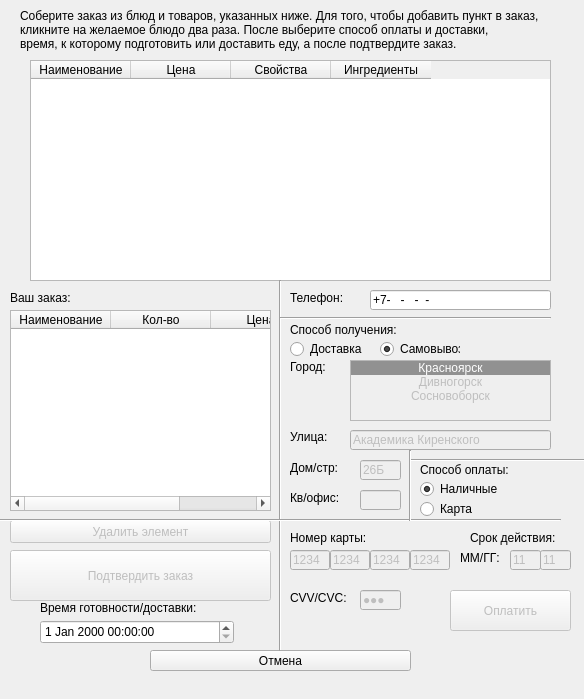
<?xml version="1.0" encoding="UTF-8"?>
<ui version="4.0">
 <class>productAdder</class>
 <widget class="QWidget" name="productAdder">
  <property name="geometry">
   <rect>
    <x>0</x>
    <y>0</y>
    <width>584</width>
    <height>699</height>
   </rect>
  </property>
  <property name="windowTitle">
   <string>Создать заказ</string>
  </property>
  <widget class="QLabel" name="infoLabel">
   <property name="geometry">
    <rect>
     <x>20</x>
     <y>-20</y>
     <width>541</width>
     <height>101</height>
    </rect>
   </property>
   <property name="text">
    <string>&lt;html&gt;&lt;head/&gt;&lt;body&gt;&lt;p&gt;Соберите заказ из блюд и товаров, указанных ниже. Для того, чтобы добавить пункт в заказ,&lt;br/&gt;кликните на желаемое блюдо два раза. После выберите способ оплаты и доставки, &lt;br/&gt;время, к которому подготовить или доставить еду, а после подтвердите заказ.&lt;/p&gt;&lt;/body&gt;&lt;/html&gt;</string>
   </property>
  </widget>
  <widget class="QPushButton" name="creditCardPayButton">
   <property name="enabled">
    <bool>false</bool>
   </property>
   <property name="geometry">
    <rect>
     <x>450</x>
     <y>590</y>
     <width>121</width>
     <height>41</height>
    </rect>
   </property>
   <property name="text">
    <string>Оплатить</string>
   </property>
  </widget>
  <widget class="QPushButton" name="cancelPlacerButton">
   <property name="geometry">
    <rect>
     <x>150</x>
     <y>650</y>
     <width>261</width>
     <height>21</height>
    </rect>
   </property>
   <property name="text">
    <string>Отмена</string>
   </property>
  </widget>
  <widget class="QLabel" name="placerStatusLabel">
   <property name="geometry">
    <rect>
     <x>90</x>
     <y>670</y>
     <width>391</width>
     <height>20</height>
    </rect>
   </property>
   <property name="text">
    <string/>
   </property>
   <property name="alignment">
    <set>Qt::AlignCenter</set>
   </property>
  </widget>
  <widget class="QTableWidget" name="foodsToAdd">
   <property name="geometry">
    <rect>
     <x>30</x>
     <y>60</y>
     <width>521</width>
     <height>221</height>
    </rect>
   </property>
   <property name="editTriggers">
    <set>QAbstractItemView::NoEditTriggers</set>
   </property>
   <column>
    <property name="text">
     <string>Наименование</string>
    </property>
   </column>
   <column>
    <property name="text">
     <string>Цена</string>
    </property>
   </column>
   <column>
    <property name="text">
     <string>Свойства</string>
    </property>
   </column>
   <column>
    <property name="text">
     <string>Ингредиенты</string>
    </property>
   </column>
  </widget>
  <widget class="QPushButton" name="deleteElement">
   <property name="enabled">
    <bool>false</bool>
   </property>
   <property name="geometry">
    <rect>
     <x>10</x>
     <y>520</y>
     <width>261</width>
     <height>23</height>
    </rect>
   </property>
   <property name="text">
    <string>Удалить элемент</string>
   </property>
  </widget>
  <widget class="QLabel" name="currentOrderLabel">
   <property name="geometry">
    <rect>
     <x>10</x>
     <y>290</y>
     <width>101</width>
     <height>16</height>
    </rect>
   </property>
   <property name="text">
    <string>Ваш заказ:</string>
   </property>
  </widget>
  <widget class="QTableWidget" name="orderBuilder">
   <property name="geometry">
    <rect>
     <x>10</x>
     <y>310</y>
     <width>261</width>
     <height>201</height>
    </rect>
   </property>
   <property name="editTriggers">
    <set>QAbstractItemView::NoEditTriggers</set>
   </property>
   <attribute name="horizontalHeaderCascadingSectionResizes">
    <bool>false</bool>
   </attribute>
   <attribute name="verticalHeaderCascadingSectionResizes">
    <bool>false</bool>
   </attribute>
   <column>
    <property name="text">
     <string>Наименование</string>
    </property>
   </column>
   <column>
    <property name="text">
     <string>Кол-во</string>
    </property>
   </column>
   <column>
    <property name="text">
     <string>Цена</string>
    </property>
   </column>
  </widget>
  <widget class="QLabel" name="phoneLabel">
   <property name="geometry">
    <rect>
     <x>290</x>
     <y>290</y>
     <width>61</width>
     <height>16</height>
    </rect>
   </property>
   <property name="text">
    <string>Телефон:</string>
   </property>
  </widget>
  <widget class="Line" name="line_2">
   <property name="geometry">
    <rect>
     <x>270</x>
     <y>280</y>
     <width>20</width>
     <height>371</height>
    </rect>
   </property>
   <property name="orientation">
    <enum>Qt::Vertical</enum>
   </property>
  </widget>
  <widget class="QLineEdit" name="phoneInput">
   <property name="geometry">
    <rect>
     <x>370</x>
     <y>290</y>
     <width>181</width>
     <height>20</height>
    </rect>
   </property>
   <property name="inputMask">
    <string notr="true">+7-000-000-00-00</string>
   </property>
   <property name="text">
    <string>+7----</string>
   </property>
   <property name="cursorPosition">
    <number>0</number>
   </property>
   <property name="clearButtonEnabled">
    <bool>false</bool>
   </property>
  </widget>
  <widget class="QLabel" name="takeLabel">
   <property name="geometry">
    <rect>
     <x>290</x>
     <y>320</y>
     <width>161</width>
     <height>20</height>
    </rect>
   </property>
   <property name="text">
    <string>Способ получения:</string>
   </property>
   <property name="alignment">
    <set>Qt::AlignLeading|Qt::AlignLeft|Qt::AlignVCenter</set>
   </property>
  </widget>
  <widget class="QRadioButton" name="deliveryTake">
   <property name="geometry">
    <rect>
     <x>290</x>
     <y>340</y>
     <width>80</width>
     <height>18</height>
    </rect>
   </property>
   <property name="text">
    <string>Доставка</string>
   </property>
   <attribute name="buttonGroup">
    <string notr="true">buttonGroup</string>
   </attribute>
  </widget>
  <widget class="QRadioButton" name="attendanceTake">
   <property name="geometry">
    <rect>
     <x>380</x>
     <y>340</y>
     <width>80</width>
     <height>18</height>
    </rect>
   </property>
   <property name="text">
    <string>Самовывоз</string>
   </property>
   <property name="checked">
    <bool>true</bool>
   </property>
   <attribute name="buttonGroup">
    <string notr="true">buttonGroup</string>
   </attribute>
  </widget>
  <widget class="QLabel" name="cityLabel">
   <property name="geometry">
    <rect>
     <x>290</x>
     <y>360</y>
     <width>47</width>
     <height>14</height>
    </rect>
   </property>
   <property name="text">
    <string>Город:</string>
   </property>
  </widget>
  <widget class="QListWidget" name="citySelector">
   <property name="enabled">
    <bool>false</bool>
   </property>
   <property name="geometry">
    <rect>
     <x>350</x>
     <y>360</y>
     <width>201</width>
     <height>61</height>
    </rect>
   </property>
   <property name="currentRow">
    <number>0</number>
   </property>
   <item>
    <property name="text">
     <string>Красноярск</string>
    </property>
    <property name="textAlignment">
     <set>AlignCenter</set>
    </property>
   </item>
   <item>
    <property name="text">
     <string>Дивногорск</string>
    </property>
    <property name="textAlignment">
     <set>AlignCenter</set>
    </property>
   </item>
   <item>
    <property name="text">
     <string>Сосновоборск</string>
    </property>
    <property name="textAlignment">
     <set>AlignCenter</set>
    </property>
   </item>
  </widget>
  <widget class="QLabel" name="streetLabel">
   <property name="geometry">
    <rect>
     <x>290</x>
     <y>430</y>
     <width>47</width>
     <height>14</height>
    </rect>
   </property>
   <property name="text">
    <string>Улица:</string>
   </property>
  </widget>
  <widget class="QLineEdit" name="streetInput">
   <property name="enabled">
    <bool>false</bool>
   </property>
   <property name="geometry">
    <rect>
     <x>350</x>
     <y>430</y>
     <width>201</width>
     <height>20</height>
    </rect>
   </property>
   <property name="text">
    <string>Академика Киренского</string>
   </property>
  </widget>
  <widget class="QLabel" name="houseLabel">
   <property name="geometry">
    <rect>
     <x>290</x>
     <y>460</y>
     <width>61</width>
     <height>16</height>
    </rect>
   </property>
   <property name="text">
    <string>Дом/стр:</string>
   </property>
  </widget>
  <widget class="QLineEdit" name="houseInput">
   <property name="enabled">
    <bool>false</bool>
   </property>
   <property name="geometry">
    <rect>
     <x>360</x>
     <y>460</y>
     <width>41</width>
     <height>20</height>
    </rect>
   </property>
   <property name="text">
    <string>26Б</string>
   </property>
  </widget>
  <widget class="QLabel" name="aptLabel">
   <property name="geometry">
    <rect>
     <x>290</x>
     <y>490</y>
     <width>61</width>
     <height>16</height>
    </rect>
   </property>
   <property name="text">
    <string>Кв/офис:</string>
   </property>
  </widget>
  <widget class="QLineEdit" name="aptInput">
   <property name="enabled">
    <bool>false</bool>
   </property>
   <property name="geometry">
    <rect>
     <x>360</x>
     <y>490</y>
     <width>41</width>
     <height>20</height>
    </rect>
   </property>
   <property name="text">
    <string/>
   </property>
  </widget>
  <widget class="QLabel" name="paymentMethodLabel">
   <property name="geometry">
    <rect>
     <x>420</x>
     <y>460</y>
     <width>161</width>
     <height>20</height>
    </rect>
   </property>
   <property name="text">
    <string>Способ оплаты:</string>
   </property>
   <property name="alignment">
    <set>Qt::AlignLeading|Qt::AlignLeft|Qt::AlignVCenter</set>
   </property>
  </widget>
  <widget class="Line" name="line_3">
   <property name="geometry">
    <rect>
     <x>280</x>
     <y>310</y>
     <width>271</width>
     <height>16</height>
    </rect>
   </property>
   <property name="orientation">
    <enum>Qt::Horizontal</enum>
   </property>
  </widget>
  <widget class="Line" name="line_4">
   <property name="geometry">
    <rect>
     <x>0</x>
     <y>510</y>
     <width>561</width>
     <height>20</height>
    </rect>
   </property>
   <property name="orientation">
    <enum>Qt::Horizontal</enum>
   </property>
  </widget>
  <widget class="Line" name="line_5">
   <property name="geometry">
    <rect>
     <x>410</x>
     <y>450</y>
     <width>181</width>
     <height>20</height>
    </rect>
   </property>
   <property name="orientation">
    <enum>Qt::Horizontal</enum>
   </property>
  </widget>
  <widget class="Line" name="line_6">
   <property name="geometry">
    <rect>
     <x>400</x>
     <y>450</y>
     <width>20</width>
     <height>71</height>
    </rect>
   </property>
   <property name="orientation">
    <enum>Qt::Vertical</enum>
   </property>
  </widget>
  <widget class="QRadioButton" name="cashPayment">
   <property name="geometry">
    <rect>
     <x>420</x>
     <y>480</y>
     <width>101</width>
     <height>18</height>
    </rect>
   </property>
   <property name="text">
    <string>Наличные</string>
   </property>
   <property name="checked">
    <bool>true</bool>
   </property>
   <attribute name="buttonGroup">
    <string notr="true">buttonGroup_2</string>
   </attribute>
  </widget>
  <widget class="QRadioButton" name="cardPayment">
   <property name="geometry">
    <rect>
     <x>420</x>
     <y>500</y>
     <width>101</width>
     <height>18</height>
    </rect>
   </property>
   <property name="text">
    <string>Карта</string>
   </property>
   <property name="checked">
    <bool>false</bool>
   </property>
   <property name="autoExclusive">
    <bool>true</bool>
   </property>
   <attribute name="buttonGroup">
    <string notr="true">buttonGroup_2</string>
   </attribute>
  </widget>
  <widget class="QLabel" name="cardnumberLabel">
   <property name="geometry">
    <rect>
     <x>290</x>
     <y>530</y>
     <width>101</width>
     <height>16</height>
    </rect>
   </property>
   <property name="text">
    <string>Номер карты:</string>
   </property>
  </widget>
  <widget class="QLineEdit" name="cardInputFirst">
   <property name="enabled">
    <bool>false</bool>
   </property>
   <property name="geometry">
    <rect>
     <x>290</x>
     <y>550</y>
     <width>40</width>
     <height>20</height>
    </rect>
   </property>
   <property name="text">
    <string>1234</string>
   </property>
   <property name="maxLength">
    <number>4</number>
   </property>
  </widget>
  <widget class="QLineEdit" name="cardInputSecond">
   <property name="enabled">
    <bool>false</bool>
   </property>
   <property name="geometry">
    <rect>
     <x>330</x>
     <y>550</y>
     <width>40</width>
     <height>20</height>
    </rect>
   </property>
   <property name="text">
    <string>1234</string>
   </property>
   <property name="maxLength">
    <number>4</number>
   </property>
  </widget>
  <widget class="QLineEdit" name="cardInputThird">
   <property name="enabled">
    <bool>false</bool>
   </property>
   <property name="geometry">
    <rect>
     <x>370</x>
     <y>550</y>
     <width>40</width>
     <height>20</height>
    </rect>
   </property>
   <property name="text">
    <string>1234</string>
   </property>
   <property name="maxLength">
    <number>4</number>
   </property>
  </widget>
  <widget class="QLineEdit" name="cardInputFourth">
   <property name="enabled">
    <bool>false</bool>
   </property>
   <property name="geometry">
    <rect>
     <x>410</x>
     <y>550</y>
     <width>40</width>
     <height>20</height>
    </rect>
   </property>
   <property name="text">
    <string>1234</string>
   </property>
   <property name="maxLength">
    <number>4</number>
   </property>
  </widget>
  <widget class="QLineEdit" name="cardMonth">
   <property name="enabled">
    <bool>false</bool>
   </property>
   <property name="geometry">
    <rect>
     <x>510</x>
     <y>550</y>
     <width>31</width>
     <height>20</height>
    </rect>
   </property>
   <property name="text">
    <string>11</string>
   </property>
   <property name="maxLength">
    <number>2</number>
   </property>
  </widget>
  <widget class="QLabel" name="monthYearCardLabel">
   <property name="geometry">
    <rect>
     <x>470</x>
     <y>530</y>
     <width>111</width>
     <height>16</height>
    </rect>
   </property>
   <property name="text">
    <string>Срок действия:</string>
   </property>
  </widget>
  <widget class="QLabel" name="CVVLabel">
   <property name="geometry">
    <rect>
     <x>290</x>
     <y>590</y>
     <width>81</width>
     <height>16</height>
    </rect>
   </property>
   <property name="text">
    <string>CVV/CVC:</string>
   </property>
  </widget>
  <widget class="QLineEdit" name="CVCInput">
   <property name="enabled">
    <bool>false</bool>
   </property>
   <property name="geometry">
    <rect>
     <x>360</x>
     <y>590</y>
     <width>41</width>
     <height>20</height>
    </rect>
   </property>
   <property name="inputMethodHints">
    <set>Qt::ImhHiddenText|Qt::ImhNoAutoUppercase|Qt::ImhNoPredictiveText|Qt::ImhSensitiveData</set>
   </property>
   <property name="text">
    <string>123</string>
   </property>
   <property name="echoMode">
    <enum>QLineEdit::Password</enum>
   </property>
  </widget>
  <widget class="QPushButton" name="placeOrderButton">
   <property name="enabled">
    <bool>false</bool>
   </property>
   <property name="geometry">
    <rect>
     <x>10</x>
     <y>550</y>
     <width>261</width>
     <height>51</height>
    </rect>
   </property>
   <property name="text">
    <string>Подтвердить заказ</string>
   </property>
  </widget>
  <widget class="QLineEdit" name="cardYear">
   <property name="enabled">
    <bool>false</bool>
   </property>
   <property name="geometry">
    <rect>
     <x>540</x>
     <y>550</y>
     <width>31</width>
     <height>20</height>
    </rect>
   </property>
   <property name="text">
    <string>11</string>
   </property>
   <property name="maxLength">
    <number>2</number>
   </property>
  </widget>
  <widget class="QLabel" name="monthYearCardLabel_2">
   <property name="geometry">
    <rect>
     <x>460</x>
     <y>550</y>
     <width>51</width>
     <height>16</height>
    </rect>
   </property>
   <property name="text">
    <string>ММ/ГГ:</string>
   </property>
  </widget>
  <widget class="QLabel" name="deliveryCounter">
   <property name="geometry">
    <rect>
     <x>100</x>
     <y>290</y>
     <width>181</width>
     <height>16</height>
    </rect>
   </property>
   <property name="text">
    <string/>
   </property>
  </widget>
  <widget class="QDateTimeEdit" name="timeToDeliver">
   <property name="geometry">
    <rect>
     <x>40</x>
     <y>620</y>
     <width>194</width>
     <height>24</height>
    </rect>
   </property>
  </widget>
  <widget class="QLabel" name="label">
   <property name="geometry">
    <rect>
     <x>40</x>
     <y>600</y>
     <width>201</width>
     <height>16</height>
    </rect>
   </property>
   <property name="text">
    <string>Время готовности/доставки:</string>
   </property>
  </widget>
 </widget>
 <resources/>
 <connections/>
 <buttongroups>
  <buttongroup name="buttonGroup_2"/>
  <buttongroup name="buttonGroup"/>
 </buttongroups>
</ui>
